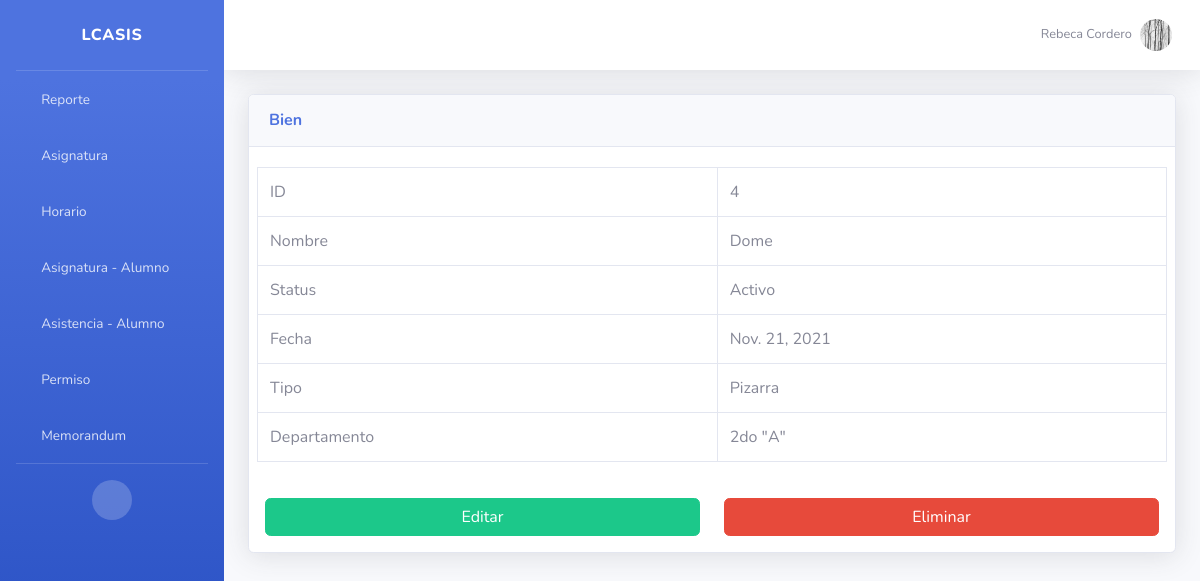
Screenshot of /bien/ver/4/ (signed in) with the database file from the repository.
### app/models.py (models this page shows, shortened)
class Personal(models.Model):
	cedula = models.CharField(max_length=8, unique=True)
	nombre = models.CharField(max_length=50)
	telefono = models.CharField(max_length=12)
	direccion = models.CharField(max_length=100)
	correo = models.CharField(max_length=50, null=True)
	cargo = models.CharField(max_length=1, choices=CARGOS)
	horas = models.IntegerField(blank=True, null=True)
	salario = models.IntegerField()
	fecha_nacimiento = models.DateField()
	fecha_inicio = models.DateField()
	fecha_fin = models.DateField(blank=True, null=True)
	imagen = models.ImageField(upload_to="media/perfiles", blank=True, null=True)
	usuario = models.ForeignKey(User, on_delete=models.CASCADE)

class Bien(models.Model):
	nombre = models.CharField(max_length=50)
	status = models.CharField(max_length=1, choices=STATUS)
	fecha = models.DateField()
	tipo = models.ForeignKey(Tipo_Bien, on_delete=models.CASCADE)
	departamento = models.ForeignKey(Departamento, on_delete=models.CASCADE)
	def __str__(self):
		cadena = "{0} - {1}"
		return cadena.format(self.tipo, self.nombre)

class Tipo_Bien(models.Model):
	nombre = models.CharField(max_length=50)
	def __str__(self):
		return self.nombre

class Departamento(models.Model):
	nombre = models.CharField(max_length=50)
	personal = models.ManyToManyField(Personal, blank=True)
	def __str__(self):
		return self.nombre

### app/views.py (the view)
# urls.py: path('bien/ver/<int:pk>/', views.VerBien.as_view(), name="ver_bien"),
class VerBien(GroupRequiredMixin, DetailView):
	group_required = u'secretario'
	template_name = "bien/ver.html"
	model = models.Bien

### app/templatetags/app_extras.py (called while the page is built)
@register.simple_tag
def get_user_lca(usuario):
	grupo = usuario.groups.all()[0].name
	if grupo == 'alumno':
		return Alumno.objects.get(usuario_id=usuario.id)
	else:
		return Personal.objects.get(usuario_id=usuario.id)

@register.simple_tag
def get_grupo_lca(grupos):
	return grupos.all()[0].name

### templates/bien/ver.html (shortened to what this page needs)
{% extends "bases/dashboard.html" %}
{% block content %}
<div class="card shadow mb-4">
  <div class="card-header py-3">
    <h6 class="m-0 font-weight-bold text-primary">Bien</h6>
  </div>
  <div class="card-body row">
    <div class="table-responsive">
      <table class="table table-bordered" id="dataTable" width="100%" cellspacing="0">
        <tbody>
          <tr>
            <td>ID</td>
            <td>{{ object.id }}</td>
          </tr>
          <tr>
            <td>Nombre</td>
            <td>{{ object.nombre }}</td>
          </tr>
          <tr>
            <td>Status</td>
            <td>{{ object.get_status_display }}</td>
          </tr>
          <tr>
            <td>Fecha</td>
            <td>{{ object.fecha }}</td>
          </tr>
          <tr>
            <td>Tipo</td>
            <td>{{ object.tipo }}</td>
          </tr>
          <tr>
            <td>Departamento</td>
            <td>{{ object.departamento }}</td>
          </tr>
        </tbody>
      </table>
    </div>
  </div>
  <div class="row px-3 mb-3">
    <div class="col-xl-6">
      <a href="{% url 'editar_bien' object.id %}" class="btn btn-success btn-block">Editar</a>
    </div>
    <div class="col-xl-6">
      <a href="#" class="btn btn-danger btn-block" data-toggle="modal" data-target="#eliminarConfirmacion">Eliminar</a>
    </div>
  </div>
</div>
{% endblock %}

### templates/bases/dashboard.html (shortened to what this page needs)
{% load static %}
{% load app_extras %}
{% get_user_lca request.user as usuario %}
{% get_grupo_lca request.user.groups as grupo %}
<!DOCTYPE html>
<html lang="en">
<head>
    <link href="{% static 'vendor/fontawesome-free/css/all.min.css' %}" rel="stylesheet" type="text/css">
    <link href="{% static 'css/sb-admin-2.min.css' %}" rel="stylesheet">
    <link href="{% static 'vendor/datatables/dataTables.bootstrap4.min.css' %}" rel="stylesheet">
    <link rel="stylesheet" type="text/css" href="{% static 'css/styles.css' %}">
</head>
<body id="page-top">
    <div id="wrapper">
        <ul class="navbar-nav bg-gradient-primary sidebar sidebar-dark accordion" id="accordionSidebar">
            <a class="sidebar-brand d-flex align-items-center justify-content-center" href="{% url 'index' %}">
                <div class="mx-3">LCASIS</div>
            </a>
            <hr class="sidebar-divider my-0">
            {% if grupo == "secretario" or grupo == "profesor" %}
            <li class="nav-item">
                <a class="nav-link" href="{% url 'reporte' %}">
                    <i class="fas fa-fw fa-sticky-note"></i>
                    <span>Reporte</span></a>
            </li>
            <li class="nav-item">
                <a class="nav-link" href="{% url 'asignatura' %}">
                    <i class="fas fa-fw fa-book"></i>
                    <span>Asignatura</span></a>
            </li>
            <li class="nav-item">
                <a class="nav-link" href="{% url 'horario' %}">
                    <i class="fas fa-fw fa-sticky-note"></i>
                    <span>Horario</span></a>
            </li>
            <li class="nav-item">
                <a class="nav-link" href="{% url 'asignatura_alumno' %}">
                    <i class="fas fa-fw fa-book"></i>
                    <span>Asignatura - Alumno</span></a>
            </li>
            <li class="nav-item">
                <a class="nav-link" href="{% url 'asistencia_alumno' %}">
                    <i class="fas fa-fw fa-table"></i>
                    <span>Asistencia - Alumno</span></a>
            </li>
            {% endif %}
            {% if grupo == "secretario" or grupo == "profesor" or grupo == "administrativo" or grupo == "obrero" %}
            <li class="nav-item">
                <a class="nav-link" href="{% url 'permiso' %}">
                    <i class="fas fa-fw fa-plus"></i>
                    <span>Permiso</span></a>
            </li>            <li class="nav-item">
                <a class="nav-link" href="{% url 'memorandum' %}">
                    <i class="fas fa-fw fa-sticky-note"></i>
                    <span>Memorandum</span></a>
            </li>
            {% endif %}
            <hr class="sidebar-divider d-none d-md-block">
            <div class="text-center d-none d-md-inline">
                <button class="rounded-circle border-0" id="sidebarToggle"></button>
            </div>
        </ul>
        <div id="content-wrapper" class="d-flex flex-column">
            <div id="content">
                <nav class="navbar navbar-expand navbar-light bg-white topbar mb-4 static-top shadow">
                    <ul class="navbar-nav ml-auto">
                        <li class="nav-item dropdown no-arrow">
                            <a class="nav-link dropdown-toggle" href="#" id="userDropdown" role="button"
                                data-toggle="dropdown" aria-haspopup="true" aria-expanded="false">
                                <span class="mr-2 d-none d-lg-inline text-gray-600 small">{{ usuario.nombre }}</span>
                                <img class="img-profile rounded-circle"
                                    src="{{ usuario.imagen.url }}">
                            </a>
                        </li>
                    </ul>
                </nav>
                <div class="container-fluid">
                    {% block content %}{% endblock %}
                </div>
            </div>
        </div>
    </div>
</body>
</html>

### static/css/styles.css (style rules this page uses)
.dropdown-toggle::after { display: none; }

### rows the page displays
Personal: nombre "Rebeca Cordero", imagen (picture)
Bien: id "4", nombre "Dome", status "Activo", fecha "Nov. 21, 2021", tipo "Pizarra", departamento "2do \"A\""
